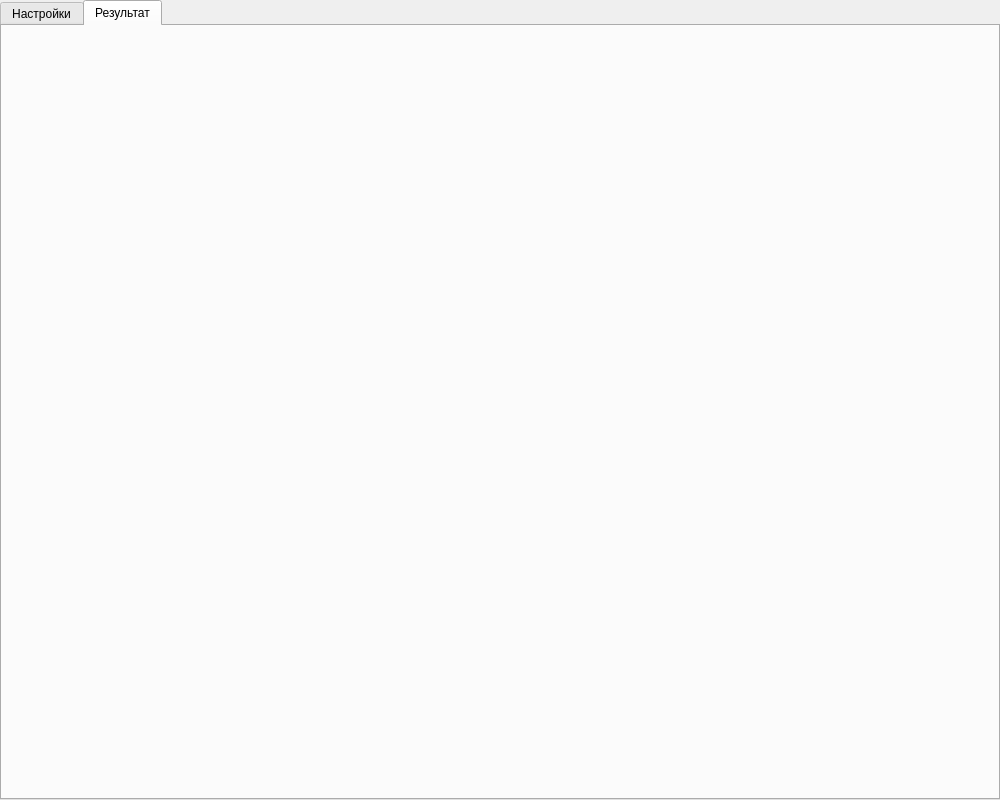
<?xml version="1.0" encoding="UTF-8"?>
<ui version="4.0">
 <class>MainWindow</class>
 <widget class="QMainWindow" name="MainWindow">
  <property name="geometry">
   <rect>
    <x>0</x>
    <y>0</y>
    <width>1000</width>
    <height>800</height>
   </rect>
  </property>
  <property name="windowTitle">
   <string>MainWindow</string>
  </property>
  <widget class="QWidget" name="centralwidget">
   <widget class="QTabWidget" name="tabWidget">
    <property name="geometry">
     <rect>
      <x>0</x>
      <y>0</y>
      <width>1000</width>
      <height>800</height>
     </rect>
    </property>
    <property name="currentIndex">
     <number>1</number>
    </property>
    <widget class="QWidget" name="form">
     <attribute name="title">
      <string>Настройки</string>
     </attribute>
     <widget class="QLabel" name="label_way">
      <property name="geometry">
       <rect>
        <x>50</x>
        <y>130</y>
        <width>231</width>
        <height>61</height>
       </rect>
      </property>
      <property name="font">
       <font>
        <family>Calibri</family>
        <pointsize>14</pointsize>
       </font>
      </property>
      <property name="text">
       <string>Путь до изображения:</string>
      </property>
     </widget>
     <widget class="QSlider" name="contast_slider">
      <property name="geometry">
       <rect>
        <x>310</x>
        <y>205</y>
        <width>640</width>
        <height>25</height>
       </rect>
      </property>
      <property name="orientation">
       <enum>Qt::Horizontal</enum>
      </property>
     </widget>
     <widget class="QPlainTextEdit" name="way_to_art">
      <property name="geometry">
       <rect>
        <x>310</x>
        <y>140</y>
        <width>640</width>
        <height>40</height>
       </rect>
      </property>
      <property name="font">
       <font>
        <pointsize>12</pointsize>
       </font>
      </property>
     </widget>
     <widget class="QLabel" name="label_contrast">
      <property name="geometry">
       <rect>
        <x>50</x>
        <y>200</y>
        <width>231</width>
        <height>41</height>
       </rect>
      </property>
      <property name="font">
       <font>
        <family>Calibri</family>
        <pointsize>14</pointsize>
       </font>
      </property>
      <property name="text">
       <string>Контрастность:</string>
      </property>
     </widget>
     <widget class="QPushButton" name="readyButton">
      <property name="geometry">
       <rect>
        <x>420</x>
        <y>630</y>
        <width>151</width>
        <height>61</height>
       </rect>
      </property>
      <property name="font">
       <font>
        <family>Calibri</family>
        <pointsize>16</pointsize>
       </font>
      </property>
      <property name="text">
       <string>Готово!</string>
      </property>
     </widget>
     <widget class="QLabel" name="label_change_size">
      <property name="geometry">
       <rect>
        <x>50</x>
        <y>250</y>
        <width>231</width>
        <height>121</height>
       </rect>
      </property>
      <property name="font">
       <font>
        <family>Calibri</family>
        <pointsize>14</pointsize>
       </font>
      </property>
      <property name="text">
       <string>Изменение размеров изображения:</string>
      </property>
      <property name="wordWrap">
       <bool>true</bool>
      </property>
     </widget>
     <widget class="QLabel" name="label_width">
      <property name="geometry">
       <rect>
        <x>320</x>
        <y>250</y>
        <width>231</width>
        <height>81</height>
       </rect>
      </property>
      <property name="font">
       <font>
        <family>Calibri</family>
        <pointsize>14</pointsize>
       </font>
      </property>
      <property name="text">
       <string>Ширина (в пикселях):</string>
      </property>
      <property name="wordWrap">
       <bool>true</bool>
      </property>
     </widget>
     <widget class="QLabel" name="label_height">
      <property name="geometry">
       <rect>
        <x>640</x>
        <y>250</y>
        <width>231</width>
        <height>81</height>
       </rect>
      </property>
      <property name="font">
       <font>
        <family>Calibri</family>
        <pointsize>14</pointsize>
       </font>
      </property>
      <property name="text">
       <string>Высота (в пикселях):</string>
      </property>
      <property name="wordWrap">
       <bool>true</bool>
      </property>
     </widget>
     <widget class="QPlainTextEdit" name="width">
      <property name="geometry">
       <rect>
        <x>320</x>
        <y>330</y>
        <width>230</width>
        <height>40</height>
       </rect>
      </property>
      <property name="font">
       <font>
        <pointsize>12</pointsize>
       </font>
      </property>
     </widget>
     <widget class="QPlainTextEdit" name="height">
      <property name="geometry">
       <rect>
        <x>640</x>
        <y>330</y>
        <width>230</width>
        <height>40</height>
       </rect>
      </property>
      <property name="font">
       <font>
        <pointsize>12</pointsize>
       </font>
      </property>
     </widget>
     <widget class="QCheckBox" name="checkBox_grayify">
      <property name="geometry">
       <rect>
        <x>50</x>
        <y>440</y>
        <width>350</width>
        <height>60</height>
       </rect>
      </property>
      <property name="font">
       <font>
        <family>Calibri</family>
        <pointsize>16</pointsize>
       </font>
      </property>
      <property name="text">
       <string>Сделать изображение ч/б</string>
      </property>
     </widget>
     <widget class="QCheckBox" name="checkBox_ascii_art">
      <property name="geometry">
       <rect>
        <x>480</x>
        <y>440</y>
        <width>350</width>
        <height>60</height>
       </rect>
      </property>
      <property name="font">
       <font>
        <family>Calibri</family>
        <pointsize>16</pointsize>
       </font>
      </property>
      <property name="text">
       <string>Сделать ASCII_Art</string>
      </property>
     </widget>
    </widget>
    <widget class="QWidget" name="res">
     <attribute name="title">
      <string>Результат</string>
     </attribute>
     <widget class="QLabel" name="label_image">
      <property name="geometry">
       <rect>
        <x>310</x>
        <y>110</y>
        <width>371</width>
        <height>491</height>
       </rect>
      </property>
      <property name="text">
       <string/>
      </property>
     </widget>
    </widget>
   </widget>
  </widget>
 </widget>
 <resources/>
 <connections/>
</ui>
